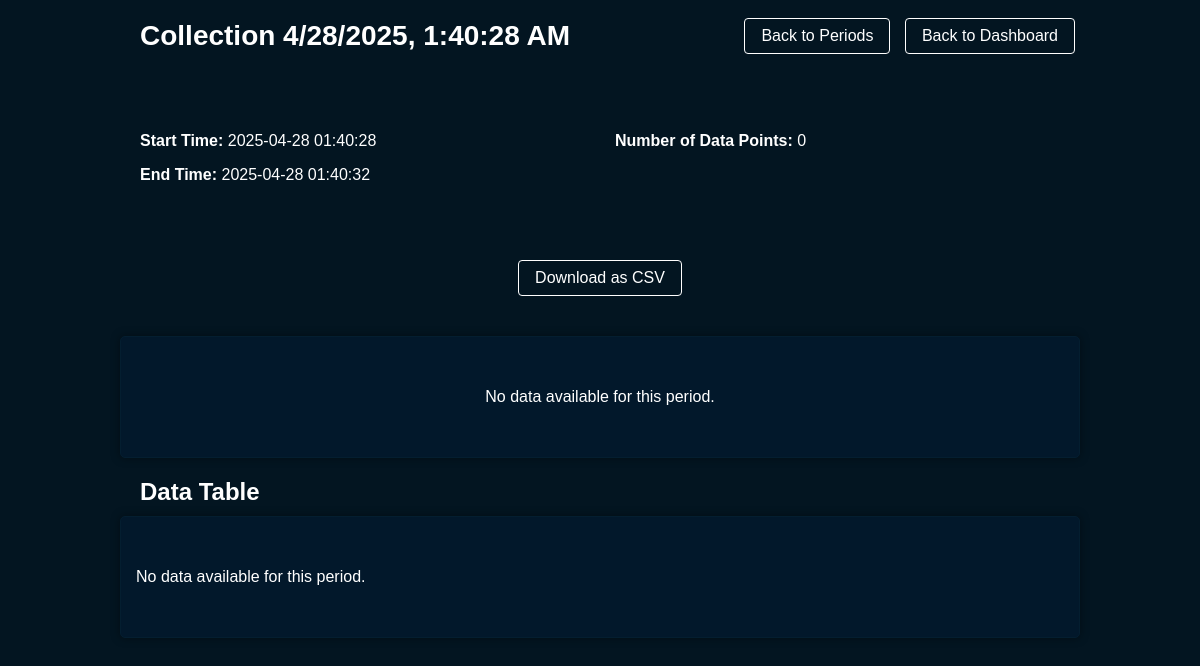
The page /period/4 on the database its author committed.
### tables this page shows
CREATE TABLE data_periods (
            id INTEGER PRIMARY KEY AUTOINCREMENT,
            name TEXT,
            start_time TEXT,
            end_time TEXT,
            notes TEXT
        );

### app.py (the view)
@app.route('/period/<int:period_id>')
def view_period(period_id):
    try:
        period_info = get_period_info(period_id)
        if not period_info:
            return "Period not found", 404
        data = get_period_data(period_id)
        has_gps_data = any(item.get('Lat') and item.get('Lon') for item in data)
        return render_template('period_data.html',
                              period=period_info,
                              data=data,
                              has_gps_data=has_gps_data)
    except Exception as e:
        print(f"Error viewing period: {str(e)}")
        print(traceback.format_exc())
        return f"Error: {str(e)}", 500

### app.py (called while the page is built)
def get_db():
    db = getattr(g, '_database', None)
    if db is None:
        db = g._database = sqlite3.connect(DATABASE)
        db.row_factory = sqlite3.Row
    return db

@app.teardown_appcontext
def close_connection(exception):
    db = getattr(g, '_database', None)
    if db is not None:
        db.close()

def dict_factory(cursor, row):
    d = {}
    for idx, col in enumerate(cursor.description):
        d[col[0]] = row[idx]
    return d

def get_period_data(period_id):
    db = get_db()
    db.row_factory = dict_factory
    cursor = db.cursor()
    cursor.execute('SELECT * FROM sensor_data WHERE period_id = ? ORDER BY id ASC', (period_id,))
    return cursor.fetchall()

def get_period_info(period_id):
    db = get_db()
    db.row_factory = dict_factory
    cursor = db.cursor()
    cursor.execute('SELECT * FROM data_periods WHERE id = ?', (period_id,))
    return cursor.fetchone()

### templates/period_data.html (shortened to what this page needs)
<!DOCTYPE html>
<html lang="en">
<head>
    <link rel="stylesheet" href="https://unpkg.com/leaflet@1.9.4/dist/leaflet.css"
 />
    <link rel="stylesheet" href="/static/styles.css">
</head>
<body>
    <div class="container">
        <header class="mb-4">
            <div class="d-flex justify-content-between align-items-center">
                <h1>{{ period.name }}</h1>
                <div>
                    <a href="/periods" class="btn-outline me-2">Back to Periods</a>
                    <a href="/" class="btn-outline">Back to Dashboard</a>
                </div>
            </div>
        </header>
        <div class="period-info" style="padding: 20px;">
            <div class="row">
                <div class="col-md-6">
                    <p><strong>Start Time:</strong> {{ period.start_time }}</p>
                    {% if period.end_time %}
                        <p><strong>End Time:</strong> {{ period.end_time }}</p>
                    {% else %}
                        <p><strong>Status:</strong> <span class="badge bg-primary">Active</span></p>
                    {% endif %}
                </div>
                <div class="col-md-6">
                    <p><strong>Number of Data Points:</strong> {{ data|length }}</p>
                </div>
            </div>
        </div>
        <div class="controls">
            <a href="/period/{{ period.id }}/download?format=csv" class="btn-outline">
                Download as CSV
            </a>
        </div>
        <div id="no-data-message" style="display: none;" class="panel full-width">
            <p style="text-align: center; padding: 20px;">No data available for this period.</p>
        </div>
        <h2 style="margin: 20px 0 10px 20px;">Data Table</h2>
        <div class="panel full-width">
            <div class="table-container">
            </div>
        </div>
    </div>
</body>
</html>

### static/styles.css (style rules this page uses)
body { margin: 0; font-family: 'Segoe UI', Tahoma, Geneva, Verdana, sans-serif; background-color: #052847; color: white; }
h1 { text-align: center; padding: 20px; margin: 0; font-size: 28px; color: white; }
.panel { background-color: #09385c; border-radius: 12px; padding: 15px; box-shadow: 0 0 10px rgba(0, 0, 0, 0.4); }
.panel.full-width { grid-column: 1 / -1; }
.controls { display: flex; justify-content: center; margin-top: -10px; margin-bottom: 10px; }

### templates/period_data.html (style rules this page uses)
* { box-sizing: border-box; }
body { font-family: Arial, sans-serif; background-color: #031521; color: #fff; }
.panel { background-color: #02182b; border: 1px solid #041e30; border-radius: 5px; padding: 15px; }
.container { max-width: 1000px; margin: 0 auto; padding: 0 20px; }
.mb-4 { margin-bottom: 1.5rem; }
.d-flex { display: flex; }
.justify-content-between { justify-content: space-between; }
.align-items-center { align-items: center; }
.me-2 { margin-right: 0.5rem; }
.row { display: flex; flex-wrap: wrap; margin: 0 -15px; }
.col-md-6 { flex: 0 0 50%; padding: 0 15px; box-sizing: border-box; }
.btn-outline { background-color: transparent; color: white; border: 1px solid white; padding: 8px 16px; border-radius: 4px; cursor: pointer; text-decoration: none; display: inline-block; margin: 0 5px; }
.table-container { overflow-x: auto; margin: 20px 0; }
.controls { margin: 40px 0; text-align: left; padding: 0 20px; }

### rows shown on the page
data_periods: name "Collection 4/28/2025, 1:40:28 AM", start_time "2025-04-28 01:40:28", end_time "2025-04-28 01:40:32"

### other values the page prints
{{ data|length }} "0"
